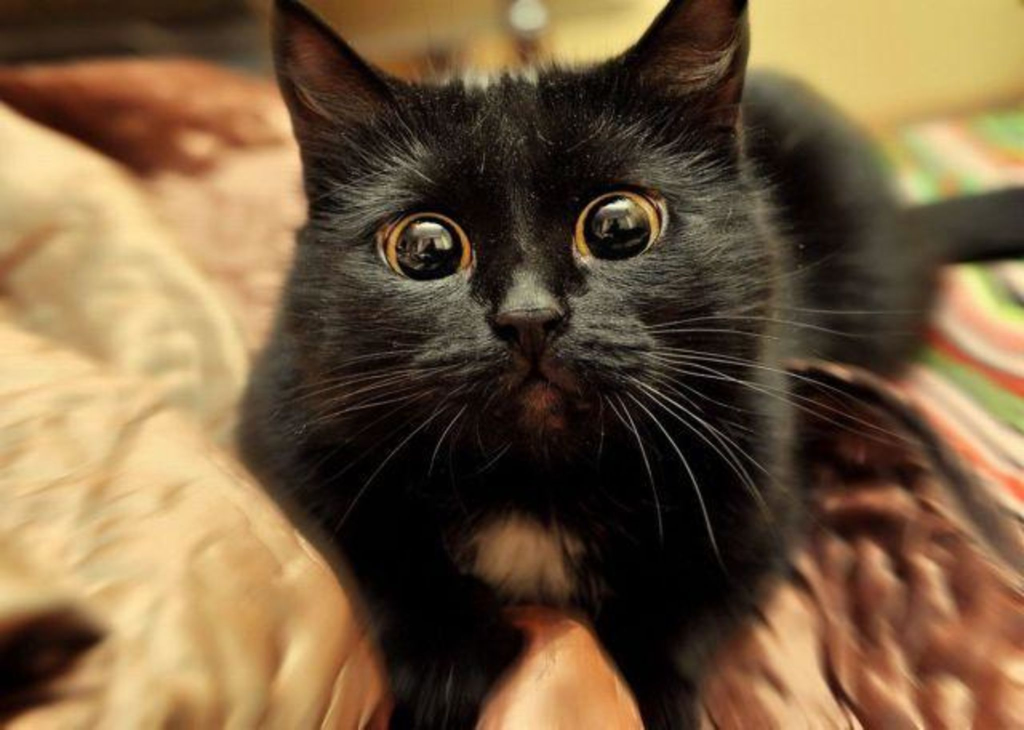
#> input picture PyCharm/pic/Cat.jpg, 2048 x 1459 px (shown at 1/2 size)
$ jupyter execute --allow-errors Lab10.ipynb
#> lines starting #> are read from the running program, lines starting #| are printed output that depends on the picture; after the words box and inside, x2 and y2 are one past the last pixel; in counts of white or black regions, pixels touching at a corner belong together
# ЛР_4(10) Цифровая обработка бинарных изображений

### Задание 4.1. Изменить размер изображения.

[cell 1]
import cv2
import numpy as np
import matplotlib.pyplot as plt

[cell 2]
def img_print(original, res):
    pose = [121, 122]
    signature = ["Оригинал", "Измененное"]
    img = [original, res]
    i = 0
    while i < 2:
        plt.subplot(pose[i])
        plt.title(signature[i])
        plt.imshow(img[i])
        i += 1
    return 0

[cell 3]
img = cv2.imread('pic/Cat.jpg', 1)
#> img is the input picture: shape (1459, 2048, 3); mean B, G, R 63, 92, 116.5
img = cv2.cvtColor(img, cv2.COLOR_BGR2RGB)

Первый способ изменения размера задается в процентах

[cell 4]
scale_percent = 50
width = int(img.shape[1] * scale_percent / 100)
#> width = 1024
height = int(img.shape[0] * scale_percent / 100)
#> height = 729
dim = (width, height)
#> dim = (1024, 729)
resized = cv2.resize(img, dim, interpolation=cv2.INTER_AREA)
print('Resized Dimensions : ', resized.shape)
#| Resized Dimensions :  (729, 1024, 3)
img_print(img, resized);

Второй способ, изменения размера задается вручную

[cell 5]
print('Original Dimensions : ',img.shape)
#| Original Dimensions :  (1459, 2048, 3)
width = 58
height = 71
dim1 = (width, height)

[cell 6]
resized1 = cv2.resize(img, dim1, interpolation=cv2.INTER_AREA)
print('Resized Dimensions : ', resized1.shape)
#| Resized Dimensions :  (71, 58, 3)
img_print(img, resized1);

Третий способ: задается коэффициентом масштабирования

[cell 7]
res = cv2.resize(img,None,fx=2, fy=2, interpolation = cv2.INTER_CUBIC)
height, width = img.shape[:2]
#> height = 1459; width = 2048
res = cv2.resize(img,(2*width, 2*height), interpolation = cv2.INTER_CUBIC)
img_print(img, res);

### Задание 4.2 Определить размер изображения и сдвинуть изображение на 100 столбцов и 50 строк.

[cell 8]
rows,cols,colors = img.shape
#> rows = 1459; cols = 2048; colors = 3
M = np.float32([[1,0,100],[0,1,50]])
dst = cv2.warpAffine(img,M,(cols,rows))
plt.imshow(dst);

### Задание 4.3 Определить размер изображения, его центр и повернуть его на 90 градусов.

[cell 9]
M = cv2.getRotationMatrix2D((cols/2,rows/2),90,1)
dst = cv2.warpAffine(img,M,(cols,rows))
plt.imshow(dst);

### Задание 4.4 Определить размер изображения, задать 3 точки, изменить их координаты и провести аффинное преобразование всего изображения по этим точкам

[cell 10]
pts1 = np.float32([[50,50],[200,50],[50,200]])
pts2 = np.float32([[10,100],[200,50],[100,250]])

M = cv2.getAffineTransform(pts1,pts2)
dst = cv2.warpAffine(img,M,(cols,rows))
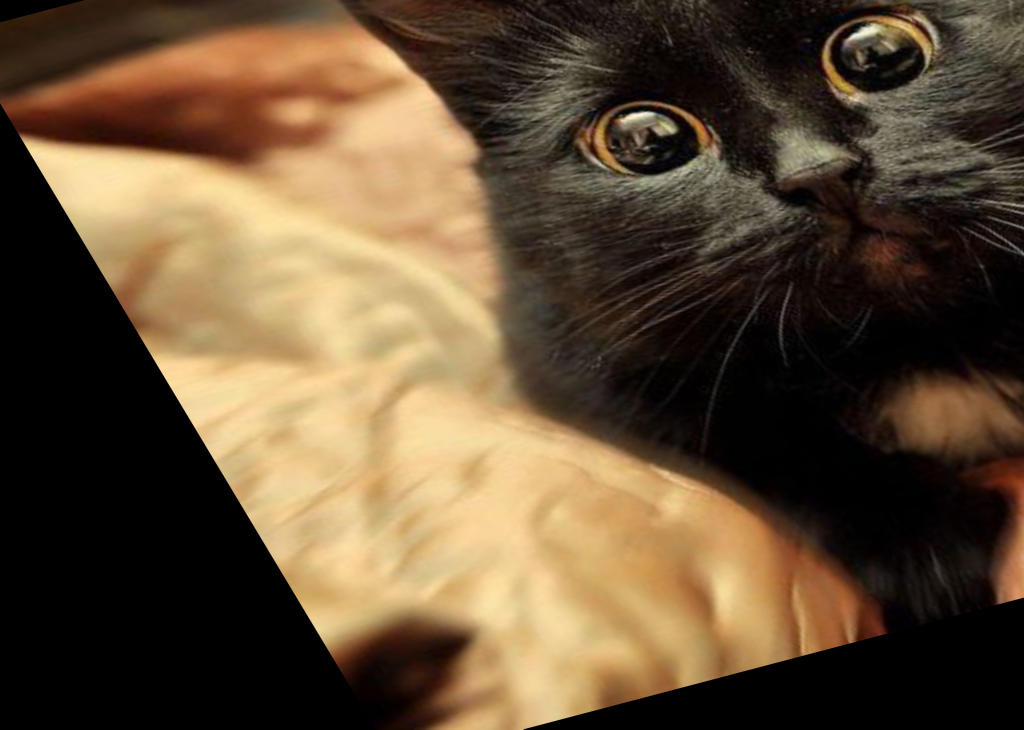
#> dst: shape (1459, 2048, 3) (shown at 1/2 size); mean R, G, B 97.4, 77.8, 54

img_print(img, dst);
plt.show()

### Задание 4.5 Провести охват изображения в прямоугольник, повернутый так, чтобы площадь этого прямоугольника была минимальной. Перед выполнением заданий, используя вставку в Microsoft office «создать фигуры правильной формы», создайте фигуру бинарного изображения, скопируйте в Paint и сохраните в файле с расширением jpg или png. Созданное бинарное изображение должно быть инвертированным, т. е. эти фигуры должно быть темными, тогда прямоугольник, круг, эллипс, которые охватывают эти фигуры, будут хорошо видны.

[cell 11]
img = cv2.imread('pic/strelka.jpg', 0)
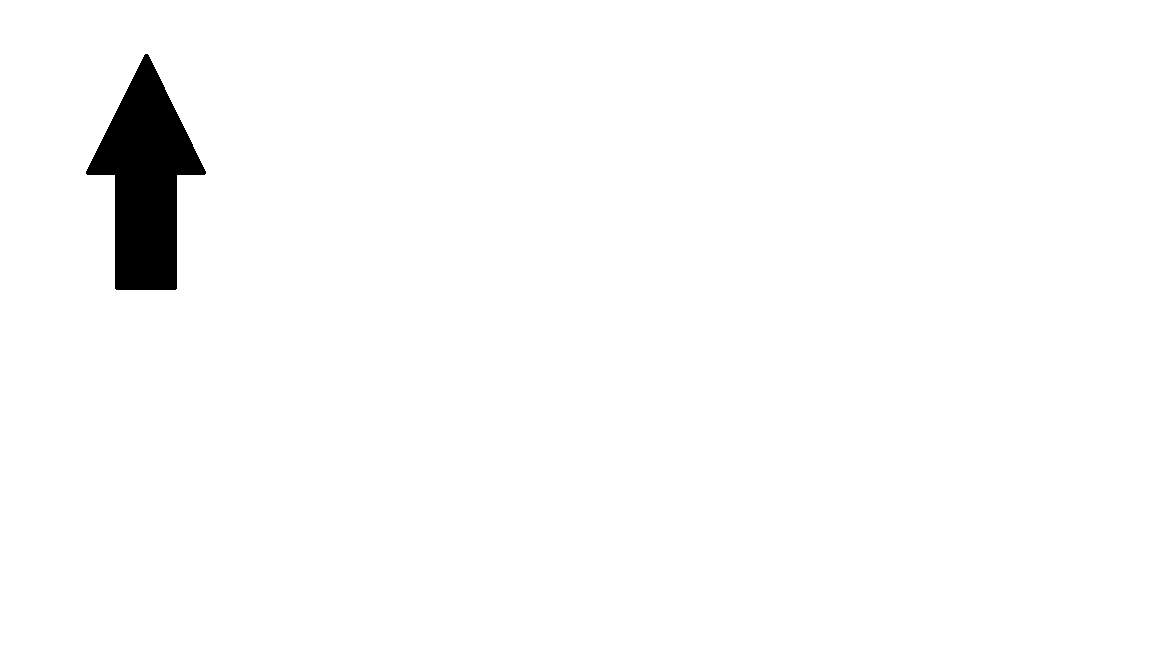
#> input picture PyCharm/pic/strelka.jpg, 1152 x 648 px
#> img is the input picture: shape (648, 1152); min 0, max 255, mean 250
plt.axis('off')
plt.imshow(img);

[cell 12]
ret, thresh = cv2.threshold(img, 127, 255, cv2.THRESH_BINARY)
#> thresh: shape (648, 1152); 98% white; 1 black region
contours, hierarchy = cv2.findContours(thresh, 1, 1)
#> contours = 2 contours; box (x1, y1, x2, y2) and area: (0, 0, 1152, 648) 744697, (85, 53, 207, 291) 15040

cnt = contours[0]
#> cnt = contour of 589 points, box (x1, y1, x2, y2) (85, 53, 207, 291), area 15040
rect = cv2.minAreaRect(cnt)
#> rect = ((146.2, 175), (117.8, 237.1), -14.15)

box = cv2.boxPoints(rect)
#> box = [[118.1, 304.3], [60.14, 74.4], [174.4, 45.59], [232.4, 275.5]]
box = np.intp(box)
#> box = [[118, 304], [60, 74], [174, 45], [232, 275]]

imp = cv2.drawContours(img, [box], 0, (0, 0, 255), 2)
imp = cv2.cvtColor(imp, cv2.COLOR_BGR2RGB)
#> imp: shape (648, 1152, 3)

plt.axis('off')
plt.imshow(imp);

### Задание 4.6 Провести охват изображения в круг.

[cell 13]
image = cv2.imread('pic/strelka.jpg', 0)

(x,y),radius = cv2.minEnclosingCircle(cnt)
#> x = 145.5; y = 173.3; radius = 120.3
center = (int(x),int(y))
#> center = (145, 173)
radius = int(radius)
#> radius = 120

imp = cv2.circle(image,center,radius,(0,255,0),2)
#> imp: shape (648, 1152)
imp = cv2.cvtColor(imp, cv2.COLOR_BGR2RGB)
#> imp: shape (648, 1152, 3)

plt.axis('off')
plt.imshow(imp);

### Задание 4.7 Провести охват изображения в элипс.

[cell 14]
image = cv2.imread('pic/strelka.jpg', 0)

ellipse = cv2.fitEllipse(cnt)
#> ellipse = ((145.6, 180.6), (95.21, 226.5), 0.0913)
imag = cv2.ellipse(image,ellipse,(0,255,0),2)

imag = cv2.cvtColor(imag, cv2.COLOR_BGR2RGB)
#> imag: shape (648, 1152, 3)
plt.axis('off')
plt.imshow(imag);

### Задание 4.8 Провести прямую линию вдоль оси симметрии изображения

[cell 15]
img = cv2.imread('pic/strelka.jpg', 0)

ret, thresh = cv2.threshold(img, 127, 255, cv2.THRESH_BINARY)
inv = cv2.bitwise_not(thresh)
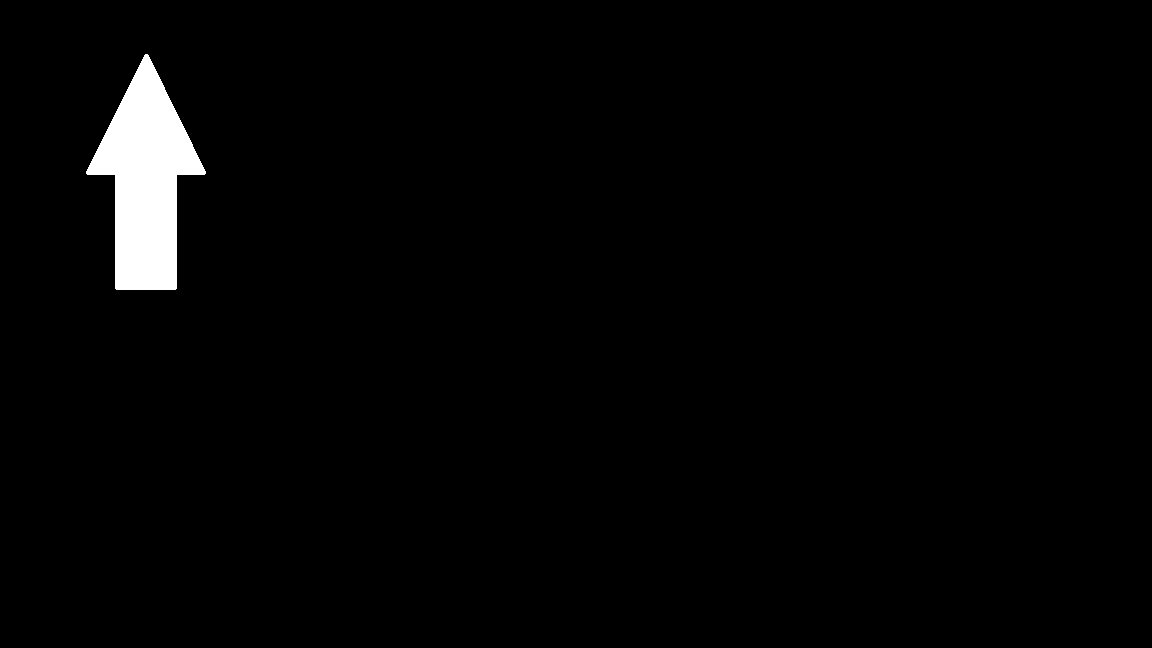
#> inv: shape (648, 1152); 2% white; 1 white region

contours, hierarchy = cv2.findContours(inv, 1, 1)
#> contours = 1 contour; box (x1, y1, x2, y2) and area: (86, 54, 206, 290) 14454
cnt = contours[0]
#> cnt = contour of 585 points, box (x1, y1, x2, y2) (86, 54, 206, 290), area 14454
rows,cols = inv.shape[:2]
#> rows = 648; cols = 1152

[vx,vy,x,y] = cv2.fitLine(cnt, cv2.DIST_L2,0,0.01,0.01)
#> vx = [0.00256]; vy = [-1]; x = [145.6]; y = [183.2]

lefty = int((-x*vy/vx) + y)
#> lefty = 57019
righty = int(((cols-x)*vy/vx)+y)
#> righty = -392648

img = cv2.line(img,(cols-1,righty),(0,lefty),(0,255,0),2)
#> img: shape (648, 1152); 0.17% of pixels changed, all inside (x1, y1, x2, y2) = (143, 0, 148, 648)
img = cv2.cvtColor(img, cv2.COLOR_BGR2RGB)
#> img: shape (648, 1152, 3)
plt.axis('off')
plt.imshow(img);

### Задание 4.9 Нарисовать контур, охватывающий изображение, толщиной 2, вывести полученное изображение на экран.

[cell 16]
image = cv2.imread('pic/zvezda.jpg')
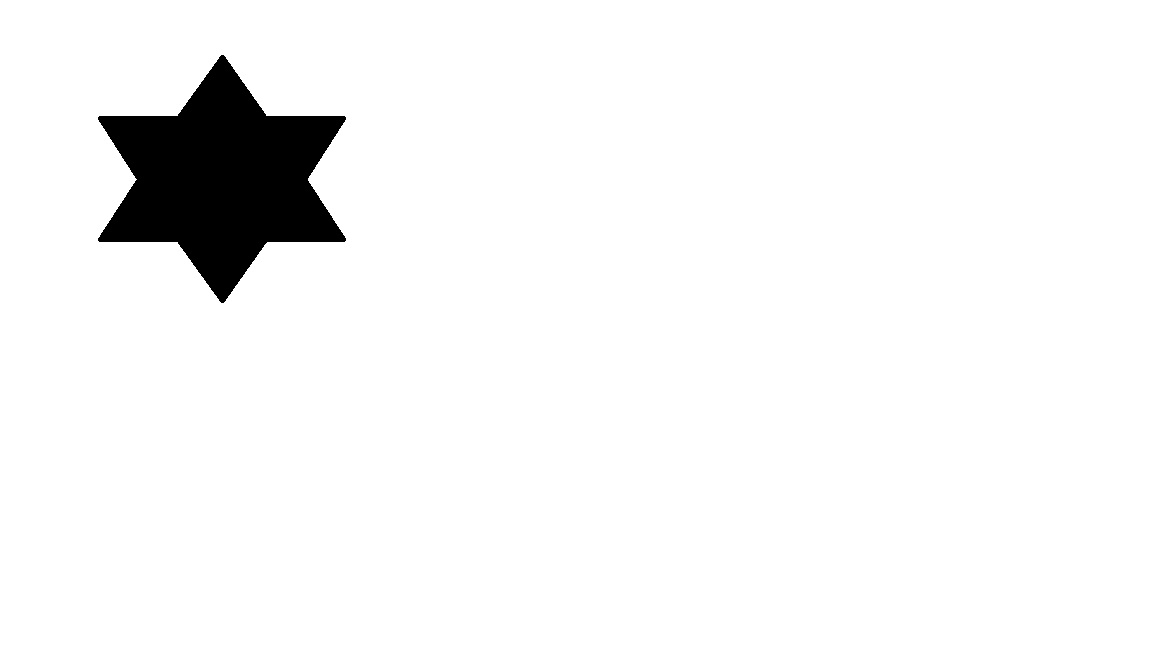
#> input picture PyCharm/pic/zvezda.jpg, 1152 x 648 px
#> image is the input picture: shape (648, 1152, 3); min 0, max 255, mean 244
original_image = image
gray = cv2.cvtColor(image,cv2.COLOR_BGR2GRAY)
edges = cv2.Canny(gray, 50,200)
#> edges: shape (648, 1152); 0.13% white in thin lines or dots, all inside (x1, y1, x2, y2) = (98, 55, 347, 304)
contours, hierarchy= cv2.findContours(edges.copy(),
cv2.RETR_EXTERNAL, cv2.CHAIN_APPROX_NONE)
#> contours = 1 contour; box (x1, y1, x2, y2) and area: (98, 55, 347, 304) 32340
for cnt in contours:
    hull= cv2.convexHull(cnt)
    cv2.drawContours(image, [hull],0,(0,255,0),2)
#> this loop made 1 pass
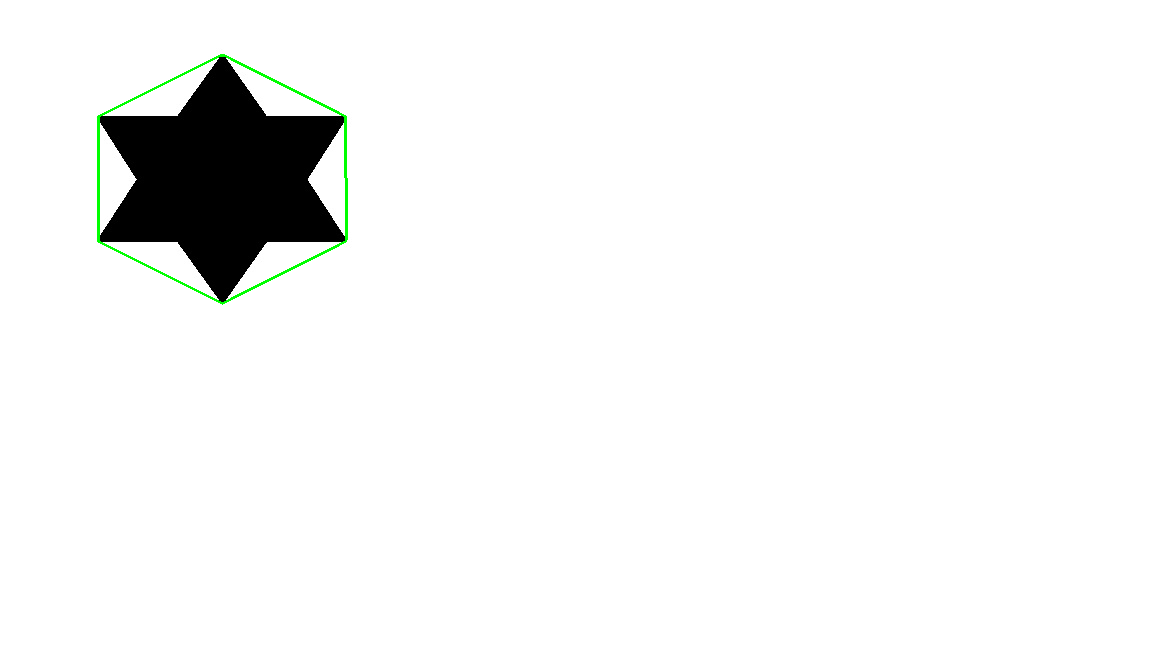
#> image: shape (648, 1152, 3); 0.28% of pixels changed, all inside (x1, y1, x2, y2) = (97, 54, 348, 305)
plt.axis('off')
plt.imshow(image);

### Задание 4.10 Выполнить аппроксимацию контура, полагая epsilon = 1%, epsilon = 5% и epsilon = 10%.

[cell 17]
img = cv2.imread('pic/bin2.jpg', 0)
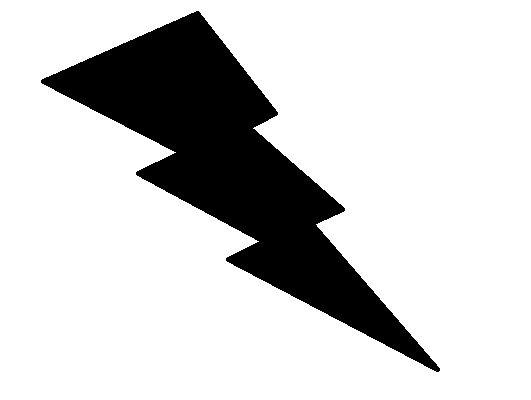
#> input picture PyCharm/pic/bin2.jpg, 531 x 400 px
#> img is the input picture: shape (400, 531); min 0, max 255, mean 207.3

ret, thresh = cv2.threshold(img, 0, 255, 0)
#> thresh: shape (400, 531); 82.5% white; 16 black regions (15 under 20 px)
contours, hierarchy = cv2.findContours(thresh, 2, 3)
#> contours = 497 contours, 491 with area under 20; largest, box (x1, y1, x2, y2) and area: (0, 0, 531, 400) 211470, (49, 11, 430, 363) 37072, (41, 78, 55, 86) 56, (427, 361, 438, 369) 39, (330, 211, 339, 217) 20, (181, 15, 190, 21) 20

imag = cv2.imread('pic/bin2.jpg')

f = plt.figure(figsize=(20,20))

plt.subplot(1,3,1)
plt.title('Original')
plt.imshow(img,'gray')

plt.subplot(1,3,2)
plt.title('Epsilon = 10%')
#> (the rest of this cell did not finish here and is left out)

### Задание 4.11 Нарисовать прямоугольник в месте, где нужно вырезать фрагмент , вывести на экран фрагмент, ограниченный прямоугольником, увеличив этот фрагмент. Определить размер изображения, его центр и повернуть его на 90 градусов.

[cell 18]
img = cv2.imread('pic/avto.jpg', 1)
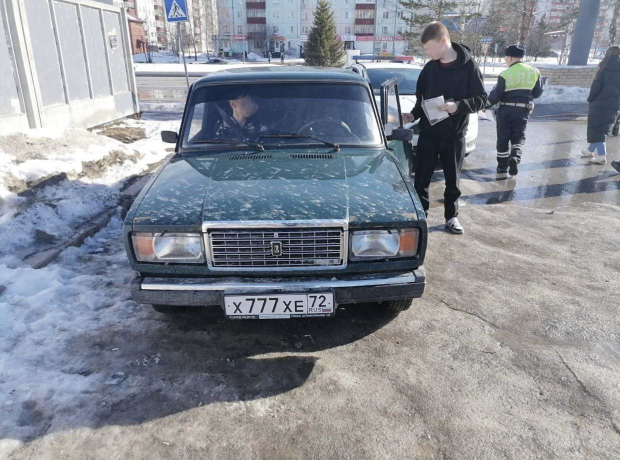
#> input picture PyCharm/pic/avto.jpg, 1240 x 920 px (shown at 1/2 size)
#> img is the input picture: shape (920, 1240, 3); mean B, G, R 148.8, 139.9, 135.3
image = cv2.rectangle(img, (450, 590), (675, 640), (0, 0, 255), 2)
#> image: shape (920, 1240, 3)
image = cv2.cvtColor(image, cv2.COLOR_BGR2RGB)
plt.imshow(image);

[cell 19]
crop = img[590:640, 450:675]
piece = cv2.resize(crop, (200,100), interpolation=cv2.INTER_LINEAR)
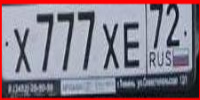
#> piece: shape (100, 200, 3); mean B, G, R 138.5, 125.9, 139.3

(h, w) = piece.shape[:2]
#> h = 100; w = 200
print(w,h)
#| 200 100

plt.imshow(piece);

[cell 20]
center = (w / 2, h / 2)
#> center = (100, 50)
M = cv2.getRotationMatrix2D(center, 90, 1)
#> M = [[6.12e-17, 1, 50], [-1, 6.12e-17, 150]]
rotated = cv2.warpAffine(piece, M, (150, 150))
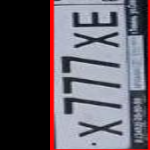
#> rotated: shape (150, 150, 3); mean B, G, R 98.1, 89.6, 97.1

plt.imshow(rotated);
